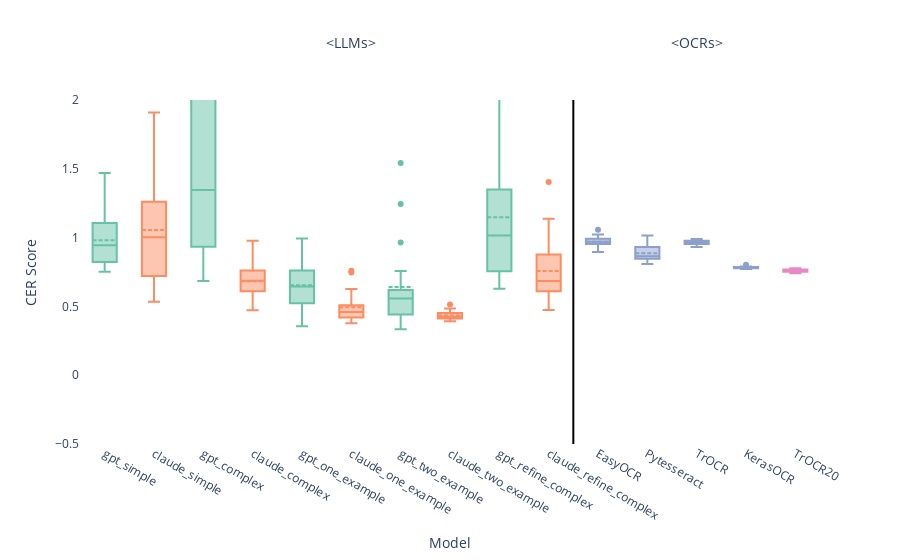

This figure's notebook cell:
### Code cell
llm_order = ['gpt_simple', 'claude_simple', 'gpt_complex', 'claude_complex',
             'gpt_one_example', 'claude_one_example', 'gpt_two_example', 'claude_two_example',
            #  'gpt_one_text_example', 'claude_one_text_example', 'gpt_two_text_example', 'claude_two_text_example', 
             'gpt_refine_complex', 'claude_refine_complex']
ocr_order = ['EasyOCR', 'Pytesseract', 'TrOCR', 'KerasOCR'] 
ocr_ft_order = ['TrOCR20']


gpt_color = px.colors.qualitative.Set2[0]
claude_color = px.colors.qualitative.Set2[1]
ocr_color = px.colors.qualitative.Set2[2]
# ocr_ft_color = px.colors.qualitative.Set2[3]


fig = go.Figure()

for model in llm_order:
    if 'gpt' in model:
        fig.add_trace(go.Box(
            x=cer_df_whole[cer_df_whole['model'] == model]['model'], 
            y=cer_df_whole[cer_df_whole['model'] == model]['cer'],
            name=model,
            boxmean=True,
            marker=dict(color=gpt_color) 
        ))
    else:
        fig.add_trace(go.Box(
            x=cer_df_whole[cer_df_whole['model'] == model]['model'], 
            y=cer_df_whole[cer_df_whole['model'] == model]['cer'],
            name=model,
            boxmean=True,
            marker=dict(color=claude_color) 
        ))
# Add traces for OCR models with a different color
for model in ocr_order:
    fig.add_trace(go.Box(
        x=cer_df_whole[cer_df_whole['model'] == model]['model'], 
        y=cer_df_whole[cer_df_whole['model'] == model]['cer'],
        name=model,
        boxmean=True,
        marker=dict(color=ocr_color)  # Assign OCR color
    ))

# Add traces for OCR fine-tuned models with another color
for model in ocr_ft_order:
    fig.add_trace(go.Box(
        x=cer_df_whole[cer_df_whole['model'] == model]['model'], 
        y=cer_df_whole[cer_df_whole['model'] == model]['cer'],
        name=model,
        boxmean=True,
        marker=dict(color=ocr_ft_color)  # Assign OCR fine-tuned color
    ))

# Get the start and midpoint of each group
ocr_start_index = len(llm_order)  # The first position of ocr_order
# ocr_ft_start_index = ocr_start_index + len(ocr_order)  # Start of ocr_ft_order
llm_midpoint = ocr_start_index / 2  # Midpoint of LLM models for placing the text
ocr_midpoint = ocr_start_index + (len(ocr_order) / 2)  # Midpoint of OCR models for placing the text

# Update the layout with custom category ordering, vertical line, and annotations
fig.update_layout(
    # title='cer Scores',
    xaxis_title='Model',
    yaxis_title='CER Score',
    yaxis = dict(range=[-0.5, 2]),
    # margin=dict(l=10, r=10, t=10, b=10),
    plot_bgcolor='rgba(0,0,0,0)',
    paper_bgcolor='rgba(0,0,0,0)',
    xaxis=dict(
        categoryorder='array',  # Set ordering to be custom
        categoryarray=llm_order + ocr_order  #+ ocr_ft_order  # Concatenate the model orders
    ),
    showlegend=False,
    shapes=[
        # Add a vertical line between LLM and OCR models
        dict(
            type="line",
            x0=ocr_start_index - 0.5,  # Place the line between the two groups
            x1=ocr_start_index - 0.5,
            y0=0,
            y1=1,
            xref="x",
            yref="paper",  # Stretch the line across the plot's full height
            line=dict(color="black", width=2)
        )
    ],
    annotations=[
        # Add annotation for LLMs above LLM models
        dict(
            x=llm_midpoint,  # Midpoint of LLM models
            y=1.2,  # Position above the plot
            xref='x',
            yref='paper',
            text='<LLMs>',
            showarrow=False,
            font=dict(size=14)
        ),
        # Add annotation for OCRs above OCR models
        dict(
            x=ocr_midpoint,  # Midpoint of OCR models
            y=1.2,  # Position above the plot
            xref='x',
            yref='paper',
            text='<OCRs>',
            showarrow=False,
            font=dict(size=14)
        )
    ]
)

fig.show()

### Figure 1 — Plotly figure (JSON) as saved in the notebook; plotly's stock layout.template omitted (floating-point values rounded to 4 significant figures)
{"data": [{"boxmean": true, "marker": {"color": "rgb(102,194,165)"}, "name": "gpt_simple", "type": "box", "x": ["gpt_simple", "gpt_simple", "gpt_simple", "gpt_simple", "gpt_simple", "gpt_simple", "gpt_simple", "gpt_simple", "gpt_simple", "gpt_simple", "gpt_simple", "gpt_simple", "gpt_simple", "gpt_simple", "gpt_simple", "gpt_simple", "gpt_simple", "gpt_simple", "gpt_simple", "gpt_simple"], "y": [1.359, 0.7509, 1.346, 1.017, 0.9331, 0.8379, 0.7608, 0.8534, 0.9547, 0.7543, 1.194, 1.47, 0.8249, 0.8195, 0.8576, 0.9577, 0.9679, 1.209, 0.9586, 0.7827]}, {"boxmean": true, "marker": {"color": "rgb(252,141,98)"}, "name": "claude_simple", "type": "box", "x": ["claude_simple", "claude_simple", "claude_simple", "claude_simple", "claude_simple", "claude_simple", "claude_simple", "claude_simple", "claude_simple", "claude_simple", "claude_simple", "claude_simple", "claude_simple", "claude_simple", "claude_simple", "claude_simple", "claude_simple", "claude_simple", "claude_simple", "claude_simple"], "y": [1.246, 1.276, 1.91, 0.7555, 1.012, 0.7535, 1.35, 0.533, 1.061, 0.9191, 0.9916, 0.6103, 2.365, 0.6494, 1.105, 1.386, 0.6873, 1.154, 0.7929, 0.5333]}, {"boxmean": true, "marker": {"color": "rgb(102,194,165)"}, "name": "gpt_complex", "type": "box", "x": ["gpt_complex", "gpt_complex", "gpt_complex", "gpt_complex", "gpt_complex", "gpt_complex", "gpt_complex", "gpt_complex", "gpt_complex", "gpt_complex", "gpt_complex", "gpt_complex", "gpt_complex", "gpt_complex", "gpt_complex", "gpt_complex", "gpt_complex", "gpt_complex", "gpt_complex", "gpt_complex"], "y": [2.273, 2.934, 1.081, 1.035, 2.07, 0.6853, 0.7328, 0.9267, 2.037, 42.28, 1.258, 3.641, 0.9404, 2.605, 0.7276, 1.434, 1.544, 0.8807, 1.126, 2.189]}, {"boxmean": true, "marker": {"color": "rgb(252,141,98)"}, "name": "claude_complex", "type": "box", "x": ["claude_complex", "claude_complex", "claude_complex", "claude_complex", "claude_complex", "claude_complex", "claude_complex", "claude_complex", "claude_complex", "claude_complex", "claude_complex", "claude_complex", "claude_complex", "claude_complex", "claude_complex", "claude_complex", "claude_complex", "claude_complex", "claude_complex", "claude_complex"], "y": [0.4725, 0.5805, 0.7061, 0.7695, 0.6943, 0.657, 0.6563, 0.6136, 0.707, 0.6163, 0.9766, 0.7522, 0.607, 0.7691, 0.7856, 0.8066, 0.6778, 0.7035, 0.5544, 0.5621]}, {"boxmean": true, "marker": {"color": "rgb(102,194,165)"}, "name": "gpt_one_example", "type": "box", "x": ["gpt_one_example", "gpt_one_example", "gpt_one_example", "gpt_one_example", "gpt_one_example", "gpt_one_example", "gpt_one_example", "gpt_one_example", "gpt_one_example", "gpt_one_example", "gpt_one_example", "gpt_one_example", "gpt_one_example", "gpt_one_example", "gpt_one_example", "gpt_one_example", "gpt_one_example", "gpt_one_example", "gpt_one_example"], "y": [0.863, 0.9716, 0.3549, 0.4963, 0.6455, 0.9932, 0.4325, 0.4831, 0.4118, 0.8224, 0.6083, 0.6045, 0.6298, 0.6533, 0.6647, 0.7668, 0.6149, 0.6603, 0.7399]}, {"boxmean": true, "marker": {"color": "rgb(252,141,98)"}, "name": "claude_one_example", "type": "box", "x": ["claude_one_example", "claude_one_example", "claude_one_example", "claude_one_example", "claude_one_example", "claude_one_example", "claude_one_example", "claude_one_example", "claude_one_example", "claude_one_example", "claude_one_example", "claude_one_example", "claude_one_example", "claude_one_example", "claude_one_example", "claude_one_example", "claude_one_example", "claude_one_example", "claude_one_example"], "y": [0.421, 0.4194, 0.7592, 0.4033, 0.4598, 0.6268, 0.4306, 0.4198, 0.4566, 0.4682, 0.4677, 0.5141, 0.4941, 0.4017, 0.6178, 0.3768, 0.4337, 0.7469, 0.4757]}, {"boxmean": true, "marker": {"color": "rgb(102,194,165)"}, "name": "gpt_two_example", "type": "box", "x": ["gpt_two_example", "gpt_two_example", "gpt_two_example", "gpt_two_example", "gpt_two_example", "gpt_two_example", "gpt_two_example", "gpt_two_example", "gpt_two_example", "gpt_two_example", "gpt_two_example", "gpt_two_example", "gpt_two_example", "gpt_two_example", "gpt_two_example", "gpt_two_example", "gpt_two_example", "gpt_two_example"], "y": [1.542, 0.3336, 0.523, 0.4159, 0.5284, 0.9643, 0.4864, 1.244, 0.7579, 0.5909, 0.6039, 0.4185, 0.6076, 0.5876, 0.4402, 0.4404, 0.6196, 0.4346]}, {"boxmean": true, "marker": {"color": "rgb(252,141,98)"}, "name": "claude_two_example", "type": "box", "x": ["claude_two_example", "claude_two_example", "claude_two_example", "claude_two_example", "claude_two_example", "claude_two_example", "claude_two_example", "claude_two_example", "claude_two_example", "claude_two_example", "claude_two_example", "claude_two_example", "claude_two_example", "claude_two_example", "claude_two_example", "claude_two_example", "claude_two_example", "claude_two_example"], "y": [0.4145, 0.4308, 0.4016, 0.4396, 0.4512, 0.4179, 0.4181, 0.4603, 0.4692, 0.435, 0.5141, 0.4178, 0.3916, 0.4026, 0.4001, 0.4117, 0.4517, 0.4848]}, {"boxmean": true, "marker": {"color": "rgb(102,194,165)"}, "name": "gpt_refine_complex", "type": "box", "x": ["gpt_refine_complex", "gpt_refine_complex", "gpt_refine_complex", "gpt_refine_complex", "gpt_refine_complex", "gpt_refine_complex", "gpt_refine_complex", "gpt_refine_complex", "gpt_refine_complex", "gpt_refine_complex", "gpt_refine_complex", "gpt_refine_complex", "gpt_refine_complex", "gpt_refine_complex", "gpt_refine_complex", "gpt_refine_complex", "gpt_refine_complex", "gpt_refine_complex", "gpt_refine_complex", "gpt_refine_complex"], "y": [2.385, 0.7045, 1.304, 0.6289, 1.047, 0.7657, 1.511, 1.001, 2.198, 1.352, 0.7467, 1.506, 1.001, 1.03, 1.347, 0.6971, 0.629, 0.8814, 1.258, 0.9498]}, {"boxmean": true, "marker": {"color": "rgb(252,141,98)"}, "name": "claude_refine_complex", "type": "box", "x": ["claude_refine_complex", "claude_refine_complex", "claude_refine_complex", "claude_refine_complex", "claude_refine_complex", "claude_refine_complex", "claude_refine_complex", "claude_refine_complex", "claude_refine_complex", "claude_refine_complex", "claude_refine_complex", "claude_refine_complex", "claude_refine_complex", "claude_refine_complex", "claude_refine_complex", "claude_refine_complex", "claude_refine_complex", "claude_refine_complex", "claude_refine_complex", "claude_refine_complex"], "y": [0.508, 1.403, 0.5119, 1.06, 1.136, 0.7117, 0.8032, 1.096, 0.5835, 0.6373, 0.9495, 0.6489, 0.5832, 0.6921, 0.6943, 0.7077, 0.6786, 0.6382, 0.4739, 0.6362]}, {"boxmean": true, "marker": {"color": "rgb(141,160,203)"}, "name": "EasyOCR", "type": "box", "x": ["EasyOCR", "EasyOCR", "EasyOCR", "EasyOCR", "EasyOCR", "EasyOCR", "EasyOCR", "EasyOCR", "EasyOCR", "EasyOCR", "EasyOCR", "EasyOCR", "EasyOCR", "EasyOCR", "EasyOCR", "EasyOCR", "EasyOCR", "EasyOCR", "EasyOCR"], "y": [0.9703, 0.965, 1.005, 0.8996, 0.9764, 0.9894, 0.8988, 0.9811, 0.9523, 1.058, 0.8947, 0.9448, 0.9545, 1.022, 0.9924, 0.992, 0.9547, 0.9701, 0.9942]}, {"boxmean": true, "marker": {"color": "rgb(141,160,203)"}, "name": "Pytesseract", "type": "box", "x": ["Pytesseract", "Pytesseract", "Pytesseract", "Pytesseract", "Pytesseract", "Pytesseract", "Pytesseract", "Pytesseract", "Pytesseract", "Pytesseract", "Pytesseract", "Pytesseract", "Pytesseract", "Pytesseract", "Pytesseract", "Pytesseract", "Pytesseract", "Pytesseract", "Pytesseract"], "y": [0.8333, 0.8362, 0.9374, 0.8088, 0.95, 1.015, 0.848, 0.972, 0.8309, 0.9355, 0.8461, 0.8632, 0.9118, 0.8467, 0.8603, 0.8644, 0.8641, 0.921, 0.9111]}, {"boxmean": true, "marker": {"color": "rgb(141,160,203)"}, "name": "TrOCR", "type": "box", "x": ["TrOCR", "TrOCR", "TrOCR", "TrOCR", "TrOCR", "TrOCR", "TrOCR", "TrOCR", "TrOCR", "TrOCR", "TrOCR", "TrOCR", "TrOCR", "TrOCR", "TrOCR", "TrOCR", "TrOCR", "TrOCR", "TrOCR"], "y": [0.9681, 0.932, 0.9728, 0.9733, 0.9467, 0.978, 0.9697, 0.9868, 0.961, 0.9551, 0.9893, 0.9322, 0.9657, 0.9791, 0.9773, 0.9468, 0.9753, 0.9678, 0.9531]}, {"boxmean": true, "marker": {"color": "rgb(141,160,203)"}, "name": "KerasOCR", "type": "box", "x": ["KerasOCR", "KerasOCR", "KerasOCR", "KerasOCR", "KerasOCR", "KerasOCR", "KerasOCR", "KerasOCR", "KerasOCR", "KerasOCR", "KerasOCR", "KerasOCR", "KerasOCR", "KerasOCR", "KerasOCR", "KerasOCR", "KerasOCR", "KerasOCR", "KerasOCR"], "y": [0.7754, 0.7754, 0.7776, 0.7833, 0.7785, 0.7729, 0.7832, 0.786, 0.7897, 0.772, 0.8028, 0.7834, 0.7859, 0.7887, 0.7787, 0.7894, 0.7781, 0.7853, 0.7819]}, {"boxmean": true, "marker": {"color": "rgb(231,138,195)"}, "name": "TrOCR20", "type": "box", "x": ["TrOCR20", "TrOCR20", "TrOCR20", "TrOCR20", "TrOCR20", "TrOCR20", "TrOCR20", "TrOCR20", "TrOCR20", "TrOCR20", "TrOCR20", "TrOCR20", "TrOCR20", "TrOCR20", "TrOCR20", "TrOCR20"], "y": [0.7692, 0.7727, 0.7579, 0.7761, 0.7667, 0.7547, 0.7497, 0.7623, 0.7461, 0.7653, 0.7767, 0.7414, 0.7593, 0.7687, 0.7584, 0.7486]}], "layout": {"annotations": [{"font": {"size": 14}, "showarrow": false, "text": "<LLMs>", "x": 5, "xref": "x", "y": 1.2, "yref": "paper"}, {"font": {"size": 14}, "showarrow": false, "text": "<OCRs>", "x": 12, "xref": "x", "y": 1.2, "yref": "paper"}], "paper_bgcolor": "rgba(0,0,0,0)", "plot_bgcolor": "rgba(0,0,0,0)", "shapes": [{"line": {"color": "black", "width": 2}, "type": "line", "x0": 9.5, "x1": 9.5, "xref": "x", "y0": 0, "y1": 1, "yref": "paper"}], "showlegend": false, "xaxis": {"categoryarray": ["gpt_simple", "claude_simple", "gpt_complex", "claude_complex", "gpt_one_example", "claude_one_example", "gpt_two_example", "claude_two_example", "gpt_refine_complex", "claude_refine_complex", "EasyOCR", "Pytesseract", "TrOCR", "KerasOCR"], "categoryorder": "array", "title": {"text": "Model"}}, "yaxis": {"range": [-0.5, 2], "title": {"text": "CER Score"}}}}
